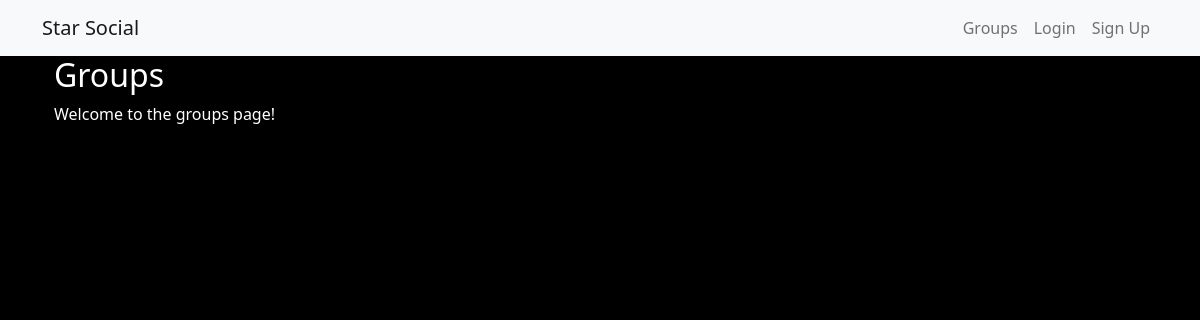
The page /groups/ on the database as committed earlier.
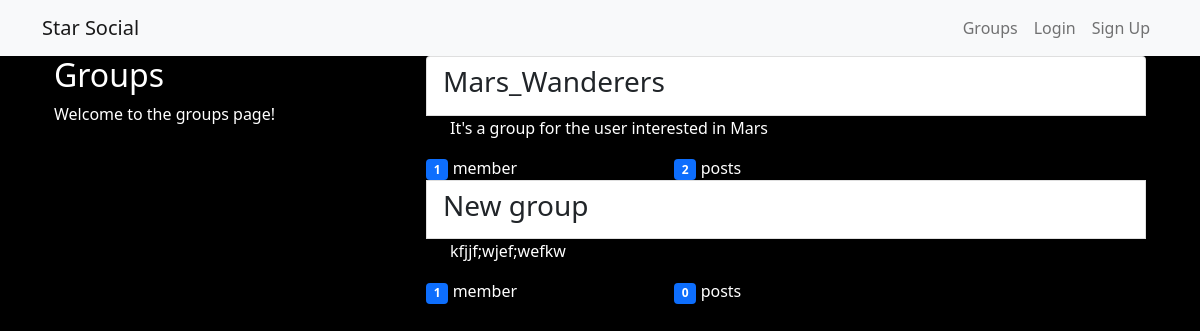
The same page on the database as committed later.
### groups/models.py (models this page shows, shortened)
class Group(models.Model):
    name = models.CharField(max_length=255,unique=True)
    slug = models.SlugField(allow_unicode=True,unique=True)
    description = models.TextField(blank=True,default='')
    description_html = models.TextField(editable=False,default='',blank=True)
    members = models.ManyToManyField(User,through="GroupMember")
    class Meta:
        ordering = ['name']

### groups/views.py (the view)
# urls.py: path('',views.GroupListView.as_view(),name="all"),
class GroupListView(generic.ListView):
    model = Group

### groups/templates/groups/group_list.html (shortened to what this page needs)
{% extends 'groups/group_base.html' %}
{% block pregroup %}
    <div class="col-md-4">
    <div class="content">
            <h2>Groups</h2>
            <p>Welcome to the groups page!</p>
    </div>
</div>
{% endblock pregroup %}
{% block group_content %}
    <div class="col-md-8">
        <div class="list-group">
            {% for group  in object_list %}
                <a class="list-group-item" href="{% url 'groups:single' slug=group.slug %}">
                    <h3 class="title list-group-item-heading">{{group.name}}</h3></a>
                    <div class="list-group-item-text container-fluid">
                        {{group.description_html|safe}}
                    </div>
                    <div class="row">
                        <div class="col-md-4">
                            <span class="badge bg-primary">{{group.members.count}}</span>
                            member{{group.members.count|pluralize}}
                        </div>
                        <div class="col-md-4">
                            <span class="badge bg-primary">{{group.posts.count}}</span>
                            post{{group.posts.count|pluralize}}
                        </div>
                    </div>
            {% endfor %}
        </div>
    </div>
{% endblock group_content %}

### groups/templates/groups/group_base.html (shortened to what this page needs)
{% extends 'base.html' %}
{% block content %}
    <div class="container">
        <div class="row">
            {% block pregroup %}{% endblock pregroup %}
            {% block group_content %}{% endblock group_content %}
        </div>
    </div>
{% endblock content %}

### templates/base.html (shortened to what this page needs)
{% load static %}
<!DOCTYPE html>
<html lang="en">
<head>
    <link href="https://cdn.jsdelivr.net/npm/bootstrap@5.1.3/dist/css/bootstrap.min.css" rel="stylesheet">
    <link rel="stylesheet" href="{% static 'simplesocial/css/master.css' %}">
</head>
<body>
    <div id="canvas">
        <nav class="navbar navbar-expand-md navbar-light bg-light">
            <div class="container">
              <a class="navbar-brand my-nav" href="{% url 'home' %}">Star Social</a>
              <div class="collapse navbar-collapse" id="collapsibleNavId">
                  <ul class="navbar-nav ms-auto mt-2 mt-lg-0">
                      {% if user.is_authenticated %}
                      <li class="nav-item">
                          <a class="nav-link" href="{% url 'posts:create' %}">Post</a>
                      </li>
                      <li class="nav-item">
                          <a class="nav-link" href="{% url 'groups:all' %}">Groups</a>
                      </li>
                      <li class="nav-item">
                          <a class="nav-link" href="{% url 'groups:create' %}">Create Group</a>
                      </li>
                      <li class="nav-item">
                          <a class="nav-link" href="{%url 'accounts:logout' %}">Logout</a>
                      </li>
                      {% else %}
                      <li class="nav-item">
                          <a class="nav-link" href="{% url 'groups:all' %}">Groups</a>
                      </li>
                      <li class="nav-item">
                          <a class="nav-link" href="{% url 'accounts:login' %}">Login</a>
                      </li>
                      <li class="nav-item">
                          <a class="nav-link" href="{% url 'accounts:signup' %}">Sign Up</a>
                      </li>
                      {% endif %}
                  </ul>
              </div>
        </div>
      </nav>
      <div class="container mycontent">
      {% block content %}
      {% endblock content %}
      </div>
    </div>
</body>
</html>

### static/simplesocial/css/master.css (style rules this page uses)
body { margin: 0; overflow: hidden; background-color: black; color:white; }

Rows that differ between the two databases and show on the page:
added Group: name "Mars_Wanderers", description_html "It's a group for the user interested in Mars", members.count "1", posts.count "2"
added Group: name "New group", description_html "kfjjf;wjef;wefkw", members.count "1", posts.count "0"
